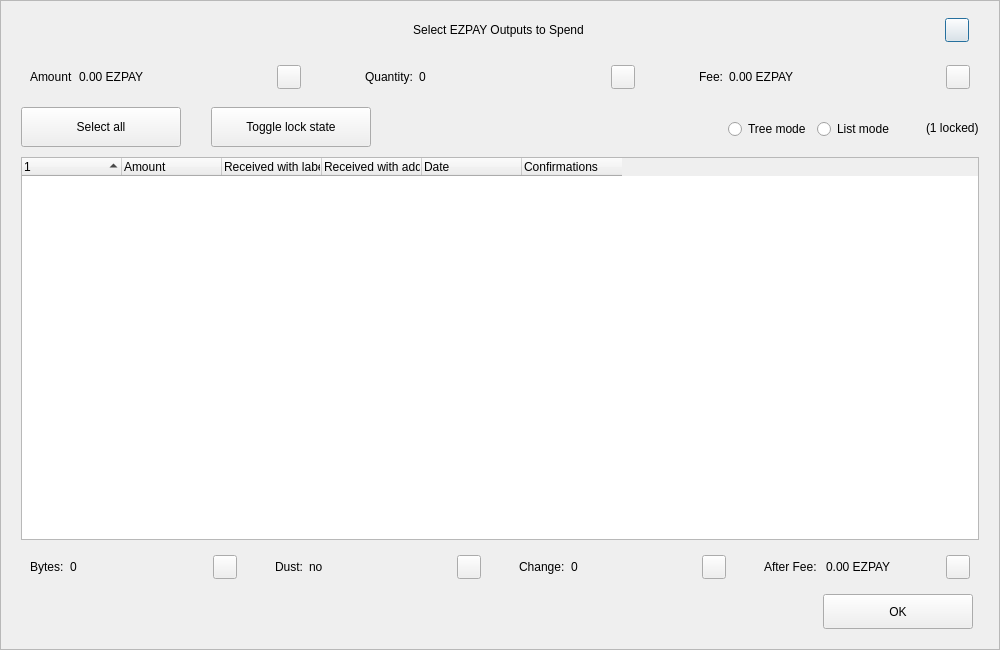
<?xml version="1.0" encoding="UTF-8"?>
<ui version="4.0">
 <class>CoinControlDialog</class>
 <widget class="QDialog" name="CoinControlDialog">
  <property name="geometry">
   <rect>
    <x>0</x>
    <y>0</y>
    <width>1000</width>
    <height>650</height>
   </rect>
  </property>
  <property name="minimumSize">
   <size>
    <width>950</width>
    <height>650</height>
   </size>
  </property>
  <property name="windowTitle">
   <string>Coin Selection</string>
  </property>
  <property name="styleSheet">
   <string notr="true"/>
  </property>
  <layout class="QVBoxLayout" name="verticalLayout">
   <property name="spacing">
    <number>0</number>
   </property>
   <property name="leftMargin">
    <number>0</number>
   </property>
   <property name="topMargin">
    <number>0</number>
   </property>
   <property name="rightMargin">
    <number>0</number>
   </property>
   <property name="bottomMargin">
    <number>0</number>
   </property>
   <item>
    <widget class="QFrame" name="frameContainer">
     <property name="toolTipDuration">
      <number>0</number>
     </property>
     <property name="frameShape">
      <enum>QFrame::StyledPanel</enum>
     </property>
     <property name="frameShadow">
      <enum>QFrame::Raised</enum>
     </property>
     <layout class="QVBoxLayout" name="verticalLayout_2">
      <property name="leftMargin">
       <number>0</number>
      </property>
      <property name="rightMargin">
       <number>0</number>
      </property>
      <property name="bottomMargin">
       <number>20</number>
      </property>
      <item>
       <layout class="QHBoxLayout" name="horizontalLayout_12">
        <property name="spacing">
         <number>0</number>
        </property>
        <property name="leftMargin">
         <number>20</number>
        </property>
        <property name="rightMargin">
         <number>30</number>
        </property>
        <item>
         <spacer name="horizontalSpacer_4">
          <property name="orientation">
           <enum>Qt::Horizontal</enum>
          </property>
          <property name="sizeHint" stdset="0">
           <size>
            <width>40</width>
            <height>20</height>
           </size>
          </property>
         </spacer>
        </item>
        <item>
         <widget class="QLabel" name="labelTitle">
          <property name="minimumSize">
           <size>
            <width>0</width>
            <height>40</height>
           </size>
          </property>
          <property name="maximumSize">
           <size>
            <width>16777215</width>
            <height>40</height>
           </size>
          </property>
          <property name="styleSheet">
           <string notr="true">padding-left:30px;</string>
          </property>
          <property name="text">
           <string>Select EZPAY Outputs to Spend</string>
          </property>
          <property name="alignment">
           <set>Qt::AlignCenter</set>
          </property>
          <property name="margin">
           <number>7</number>
          </property>
         </widget>
        </item>
        <item>
         <spacer name="horizontalSpacer_5">
          <property name="orientation">
           <enum>Qt::Horizontal</enum>
          </property>
          <property name="sizeHint" stdset="0">
           <size>
            <width>40</width>
            <height>20</height>
           </size>
          </property>
         </spacer>
        </item>
        <item>
         <widget class="QPushButton" name="btnEsc">
          <property name="minimumSize">
           <size>
            <width>24</width>
            <height>24</height>
           </size>
          </property>
          <property name="maximumSize">
           <size>
            <width>24</width>
            <height>24</height>
           </size>
          </property>
          <property name="text">
           <string/>
          </property>
         </widget>
        </item>
       </layout>
      </item>
      <item>
       <layout class="QHBoxLayout" name="horizontalLayout_8">
        <property name="leftMargin">
         <number>20</number>
        </property>
        <property name="rightMargin">
         <number>20</number>
        </property>
        <item>
         <widget class="QWidget" name="layoutAmount" native="true">
          <layout class="QHBoxLayout" name="horizontalLayout_9" stretch="0,1,0">
           <item>
            <widget class="QLabel" name="labelCoinControlAmountText">
             <property name="text">
              <string>Amount</string>
             </property>
            </widget>
           </item>
           <item>
            <widget class="QLabel" name="labelCoinControlAmount">
             <property name="text">
              <string>0.00 EZPAY</string>
             </property>
            </widget>
           </item>
           <item alignment="Qt::AlignHCenter|Qt::AlignVCenter">
            <widget class="QPushButton" name="pushButtonAmount">
             <property name="minimumSize">
              <size>
               <width>0</width>
               <height>24</height>
              </size>
             </property>
             <property name="maximumSize">
              <size>
               <width>24</width>
               <height>26</height>
              </size>
             </property>
             <property name="focusPolicy">
              <enum>Qt::NoFocus</enum>
             </property>
             <property name="styleSheet">
              <string notr="true">padding-bottom:2px;
padding-right:4px;</string>
             </property>
             <property name="text">
              <string/>
             </property>
            </widget>
           </item>
          </layout>
         </widget>
        </item>
        <item>
         <spacer name="horizontalSpacer_2">
          <property name="orientation">
           <enum>Qt::Horizontal</enum>
          </property>
          <property name="sizeType">
           <enum>QSizePolicy::Fixed</enum>
          </property>
          <property name="sizeHint" stdset="0">
           <size>
            <width>40</width>
            <height>20</height>
           </size>
          </property>
         </spacer>
        </item>
        <item>
         <widget class="QWidget" name="layoutQuantity" native="true">
          <layout class="QHBoxLayout" name="horizontalLayout_10" stretch="0,1,0">
           <item>
            <widget class="QLabel" name="labelCoinControlQuantityText">
             <property name="text">
              <string>Quantity:</string>
             </property>
            </widget>
           </item>
           <item>
            <widget class="QLabel" name="labelCoinControlQuantity">
             <property name="text">
              <string>0</string>
             </property>
            </widget>
           </item>
           <item alignment="Qt::AlignHCenter|Qt::AlignVCenter">
            <widget class="QPushButton" name="pushButtonQuantity">
             <property name="minimumSize">
              <size>
               <width>0</width>
               <height>24</height>
              </size>
             </property>
             <property name="maximumSize">
              <size>
               <width>24</width>
               <height>26</height>
              </size>
             </property>
             <property name="focusPolicy">
              <enum>Qt::NoFocus</enum>
             </property>
             <property name="styleSheet">
              <string notr="true">padding-bottom:2px;
               padding-right:4px;</string>
             </property>
             <property name="text">
              <string/>
             </property>
            </widget>
           </item>
          </layout>
         </widget>
        </item>
        <item>
         <spacer name="horizontalSpacer_22">
          <property name="orientation">
           <enum>Qt::Horizontal</enum>
          </property>
          <property name="sizeType">
           <enum>QSizePolicy::Fixed</enum>
          </property>
          <property name="sizeHint" stdset="0">
           <size>
            <width>40</width>
            <height>20</height>
           </size>
          </property>
         </spacer>
        </item>
        <item>
         <widget class="QWidget" name="layoutFee" native="true">
          <layout class="QHBoxLayout" name="horizontalLayout_11" stretch="0,1,0">
           <item>
            <widget class="QLabel" name="labelCoinControlFeeText">
             <property name="text">
              <string>Fee:</string>
             </property>
            </widget>
           </item>
           <item>
            <widget class="QLabel" name="labelCoinControlFee">
             <property name="text">
              <string>0.00 EZPAY</string>
             </property>
            </widget>
           </item>
           <item alignment="Qt::AlignHCenter|Qt::AlignVCenter">
            <widget class="QPushButton" name="pushButtonFee">
             <property name="minimumSize">
              <size>
               <width>0</width>
               <height>24</height>
              </size>
             </property>
             <property name="maximumSize">
              <size>
               <width>24</width>
               <height>26</height>
              </size>
             </property>
             <property name="focusPolicy">
              <enum>Qt::NoFocus</enum>
             </property>
             <property name="styleSheet">
              <string notr="true">padding-bottom:2px;
               padding-right:4px;</string>
             </property>
             <property name="text">
              <string/>
             </property>
            </widget>
           </item>
          </layout>
         </widget>
        </item>
       </layout>
      </item>
      <item>
       <widget class="QFrame" name="frame">
        <property name="minimumSize">
         <size>
          <width>0</width>
          <height>40</height>
         </size>
        </property>
        <property name="styleSheet">
         <string notr="true">#frame {
	border:0;
}</string>
        </property>
        <property name="frameShape">
         <enum>QFrame::StyledPanel</enum>
        </property>
        <property name="frameShadow">
         <enum>QFrame::Sunken</enum>
        </property>
        <layout class="QHBoxLayout" name="horizontalLayout">
         <property name="spacing">
          <number>0</number>
         </property>
         <property name="leftMargin">
          <number>20</number>
         </property>
         <property name="topMargin">
          <number>0</number>
         </property>
         <property name="rightMargin">
          <number>20</number>
         </property>
         <property name="bottomMargin">
          <number>0</number>
         </property>
         <item>
          <layout class="QHBoxLayout" name="horizontalLayoutPanel" stretch="0,0,0,0,0,0">
           <property name="spacing">
            <number>20</number>
           </property>
           <item>
            <widget class="QPushButton" name="pushButtonSelectAll">
             <property name="sizePolicy">
              <sizepolicy hsizetype="Maximum" vsizetype="Fixed">
               <horstretch>0</horstretch>
               <verstretch>0</verstretch>
              </sizepolicy>
             </property>
             <property name="minimumSize">
              <size>
               <width>160</width>
               <height>40</height>
              </size>
             </property>
             <property name="maximumSize">
              <size>
               <width>16777215</width>
               <height>40</height>
              </size>
             </property>
             <property name="text">
              <string>Select all</string>
             </property>
             <property name="checkable">
              <bool>true</bool>
             </property>
             <property name="checked">
              <bool>false</bool>
             </property>
             <property name="autoExclusive">
              <bool>false</bool>
             </property>
             <property name="autoDefault">
              <bool>false</bool>
             </property>
            </widget>
           </item>
           <item>
            <spacer name="horizontalSpacer_6">
             <property name="orientation">
              <enum>Qt::Horizontal</enum>
             </property>
             <property name="sizeType">
              <enum>QSizePolicy::Fixed</enum>
             </property>
             <property name="sizeHint" stdset="0">
              <size>
               <width>10</width>
               <height>20</height>
              </size>
             </property>
            </spacer>
           </item>
           <item>
            <widget class="QPushButton" name="pushButtonToggleLock">
             <property name="sizePolicy">
              <sizepolicy hsizetype="Maximum" vsizetype="Fixed">
               <horstretch>0</horstretch>
               <verstretch>0</verstretch>
              </sizepolicy>
             </property>
             <property name="minimumSize">
              <size>
               <width>160</width>
               <height>40</height>
              </size>
             </property>
             <property name="maximumSize">
              <size>
               <width>16777215</width>
               <height>40</height>
              </size>
             </property>
             <property name="text">
              <string>Toggle lock state</string>
             </property>
             <property name="checkable">
              <bool>true</bool>
             </property>
             <property name="autoExclusive">
              <bool>false</bool>
             </property>
             <property name="autoDefault">
              <bool>false</bool>
             </property>
            </widget>
           </item>
           <item>
            <spacer name="horizontalSpacer_7">
             <property name="orientation">
              <enum>Qt::Horizontal</enum>
             </property>
             <property name="sizeType">
              <enum>QSizePolicy::Expanding</enum>
             </property>
             <property name="sizeHint" stdset="0">
              <size>
               <width>30</width>
               <height>20</height>
              </size>
             </property>
            </spacer>
           </item>
           <item alignment="Qt::AlignRight">
            <widget class="QGroupBox" name="groupBox_2">
             <property name="styleSheet">
              <string notr="true">#groupBox_2 {
    background-color:transparent;
    border-radius:0;
}</string>
             </property>
             <property name="title">
              <string/>
             </property>
             <layout class="QHBoxLayout" name="horizontalLayout_14">
              <item>
               <widget class="QRadioButton" name="radioTreeMode">
                <property name="sizePolicy">
                 <sizepolicy hsizetype="Maximum" vsizetype="Fixed">
                  <horstretch>0</horstretch>
                  <verstretch>0</verstretch>
                 </sizepolicy>
                </property>
                <property name="text">
                 <string>Tree mode</string>
                </property>
               </widget>
              </item>
              <item>
               <widget class="QRadioButton" name="radioListMode">
                <property name="sizePolicy">
                 <sizepolicy hsizetype="Maximum" vsizetype="Fixed">
                  <horstretch>0</horstretch>
                  <verstretch>0</verstretch>
                 </sizepolicy>
                </property>
                <property name="text">
                 <string>List mode</string>
                </property>
                <property name="checked">
                 <bool>false</bool>
                </property>
               </widget>
              </item>
             </layout>
            </widget>
           </item>
           <item>
            <widget class="QLabel" name="labelLocked">
             <property name="text">
              <string>(1 locked)</string>
             </property>
            </widget>
           </item>
          </layout>
         </item>
        </layout>
       </widget>
      </item>
      <item>
       <layout class="QHBoxLayout" name="horizontalLayout_13">
        <property name="leftMargin">
         <number>20</number>
        </property>
        <property name="rightMargin">
         <number>20</number>
        </property>
        <item>
         <widget class="CoinControlTreeWidget" name="treeWidget">
          <property name="contextMenuPolicy">
           <enum>Qt::CustomContextMenu</enum>
          </property>
          <property name="styleSheet">
           <string notr="true"/>
          </property>
          <property name="sortingEnabled">
           <bool>false</bool>
          </property>
          <property name="columnCount">
           <number>6</number>
          </property>
          <attribute name="headerShowSortIndicator" stdset="0">
           <bool>true</bool>
          </attribute>
          <attribute name="headerStretchLastSection">
           <bool>false</bool>
          </attribute>
          <column>
           <property name="text">
            <string/>
           </property>
          </column>
          <column>
           <property name="text">
            <string>Amount</string>
           </property>
          </column>
          <column>
           <property name="text">
            <string>Received with label</string>
           </property>
          </column>
          <column>
           <property name="text">
            <string>Received with address</string>
           </property>
          </column>
          <column>
           <property name="text">
            <string>Date</string>
           </property>
          </column>
          <column>
           <property name="text">
            <string>Confirmations</string>
           </property>
           <property name="toolTip">
            <string>Confirmed</string>
           </property>
          </column>
         </widget>
        </item>
       </layout>
      </item>
      <item>
       <layout class="QHBoxLayout" name="horizontalLayout_3">
        <property name="spacing">
         <number>20</number>
        </property>
        <property name="leftMargin">
         <number>20</number>
        </property>
        <property name="rightMargin">
         <number>20</number>
        </property>
        <item>
         <widget class="QWidget" name="layoutBytes" native="true">
          <layout class="QHBoxLayout" name="horizontalLayout_4" stretch="0,1,0">
           <item>
            <widget class="QLabel" name="labelCoinControlBytesText">
             <property name="text">
              <string>Bytes:</string>
             </property>
            </widget>
           </item>
           <item>
            <widget class="QLabel" name="labelCoinControlBytes">
             <property name="text">
              <string>0</string>
             </property>
            </widget>
           </item>
           <item alignment="Qt::AlignHCenter|Qt::AlignVCenter">
            <widget class="QPushButton" name="pushButtonBytes">
             <property name="minimumSize">
              <size>
               <width>0</width>
               <height>24</height>
              </size>
             </property>
             <property name="maximumSize">
              <size>
               <width>24</width>
               <height>26</height>
              </size>
             </property>
             <property name="focusPolicy">
              <enum>Qt::NoFocus</enum>
             </property>
             <property name="styleSheet">
              <string notr="true">padding-bottom:2px;
               padding-right:4px;</string>
             </property>
             <property name="text">
              <string/>
             </property>
            </widget>
           </item>
          </layout>
         </widget>
        </item>
        <item>
         <widget class="QWidget" name="layoutDust" native="true">
          <layout class="QHBoxLayout" name="horizontalLayout_5" stretch="0,1,0">
           <item>
            <widget class="QLabel" name="labelCoinControlLowOutputText">
             <property name="text">
              <string>Dust:</string>
             </property>
            </widget>
           </item>
           <item>
            <widget class="QLabel" name="labelCoinControlLowOutput">
             <property name="text">
              <string>no</string>
             </property>
            </widget>
           </item>
           <item alignment="Qt::AlignHCenter|Qt::AlignVCenter">
            <widget class="QPushButton" name="pushButtonDust">
             <property name="minimumSize">
              <size>
               <width>0</width>
               <height>24</height>
              </size>
             </property>
             <property name="maximumSize">
              <size>
               <width>24</width>
               <height>26</height>
              </size>
             </property>
             <property name="focusPolicy">
              <enum>Qt::NoFocus</enum>
             </property>
             <property name="styleSheet">
              <string notr="true">padding-bottom:2px;
               padding-right:4px;</string>
             </property>
             <property name="text">
              <string/>
             </property>
            </widget>
           </item>
          </layout>
         </widget>
        </item>
        <item>
         <widget class="QWidget" name="layoutChange" native="true">
          <layout class="QHBoxLayout" name="horizontalLayout_6" stretch="0,1,0">
           <item>
            <widget class="QLabel" name="labelCoinControlChangeText">
             <property name="text">
              <string>Change:</string>
             </property>
            </widget>
           </item>
           <item>
            <widget class="QLabel" name="labelCoinControlChange">
             <property name="text">
              <string>0</string>
             </property>
            </widget>
           </item>
           <item alignment="Qt::AlignHCenter|Qt::AlignVCenter">
            <widget class="QPushButton" name="pushButtonChange">
             <property name="minimumSize">
              <size>
               <width>0</width>
               <height>24</height>
              </size>
             </property>
             <property name="maximumSize">
              <size>
               <width>24</width>
               <height>26</height>
              </size>
             </property>
             <property name="focusPolicy">
              <enum>Qt::NoFocus</enum>
             </property>
             <property name="styleSheet">
              <string notr="true">padding-bottom:2px;
               padding-right:4px;</string>
             </property>
             <property name="text">
              <string/>
             </property>
            </widget>
           </item>
          </layout>
         </widget>
        </item>
        <item>
         <widget class="QWidget" name="layoutAfter" native="true">
          <layout class="QHBoxLayout" name="horizontalLayout_7" stretch="0,1,0">
           <item>
            <widget class="QLabel" name="labelCoinControlAfterFeeText">
             <property name="text">
              <string>After Fee: </string>
             </property>
            </widget>
           </item>
           <item>
            <widget class="QLabel" name="labelCoinControlAfterFee">
             <property name="text">
              <string>0.00 EZPAY</string>
             </property>
            </widget>
           </item>
           <item alignment="Qt::AlignHCenter|Qt::AlignVCenter">
            <widget class="QPushButton" name="pushButtonAlterFee">
             <property name="minimumSize">
              <size>
               <width>0</width>
               <height>24</height>
              </size>
             </property>
             <property name="maximumSize">
              <size>
               <width>24</width>
               <height>26</height>
              </size>
             </property>
             <property name="focusPolicy">
              <enum>Qt::NoFocus</enum>
             </property>
             <property name="styleSheet">
              <string notr="true">padding-bottom:2px;
               padding-right:4px;</string>
             </property>
             <property name="text">
              <string/>
             </property>
            </widget>
           </item>
          </layout>
         </widget>
        </item>
       </layout>
      </item>
      <item>
       <layout class="QHBoxLayout" name="horizontalLayout_2">
        <property name="spacing">
         <number>0</number>
        </property>
        <property name="leftMargin">
         <number>20</number>
        </property>
        <property name="rightMargin">
         <number>26</number>
        </property>
        <item>
         <spacer name="horizontalSpacer_3">
          <property name="orientation">
           <enum>Qt::Horizontal</enum>
          </property>
          <property name="sizeHint" stdset="0">
           <size>
            <width>558</width>
            <height>20</height>
           </size>
          </property>
         </spacer>
        </item>
        <item>
         <widget class="QPushButton" name="pushButtonOk">
          <property name="minimumSize">
           <size>
            <width>150</width>
            <height>35</height>
           </size>
          </property>
          <property name="text">
           <string>OK</string>
          </property>
         </widget>
        </item>
       </layout>
      </item>
     </layout>
    </widget>
   </item>
  </layout>
 </widget>
 <customwidgets>
  <customwidget>
   <class>CoinControlTreeWidget</class>
   <extends>QTreeWidget</extends>
   <header>coincontroltreewidget.h</header>
  </customwidget>
 </customwidgets>
 <resources/>
 <connections/>
</ui>
